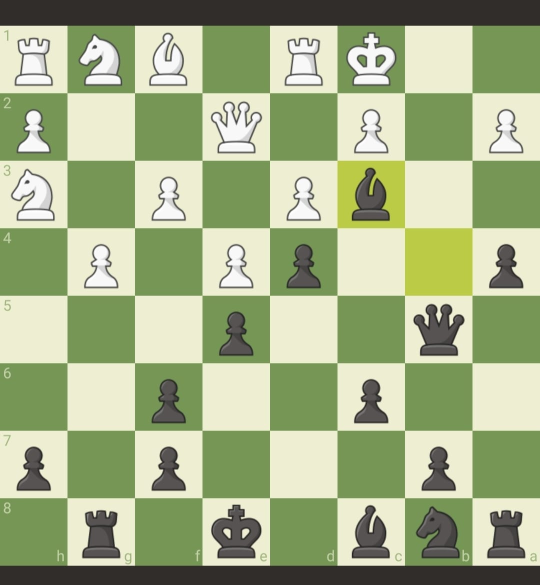
#> input picture image/chess_img.jpg, 1080 x 1170 px (shown at 1/2 size); its folder holds only this picture in this run
$ python -i board_selection.py   (imports and definitions only)
#> lines starting #> are read from the running program, lines starting #| are printed output that depends on the picture; after the words box and inside, x2 and y2 are one past the last pixel; in counts of white or black regions, pixels touching at a corner belong together
#> further down, picture is the input picture: shape (1170, 1080, 3); mean B, G, R 134.7, 175.5, 162.5
### image2pgn/board.py
from __future__ import annotations

from pathlib import Path
from dataclasses import dataclass

import cv2
import numpy as np


BOARD_SIZE = 640
SQUARE_SIZE = BOARD_SIZE // 8


# [5 lines left out: function load_image, not called in this run]


@dataclass(frozen=True)
class BoardDetectionResult:
    image: np.ndarray
    details: dict


def warp_board(image: np.ndarray, output_size: int = BOARD_SIZE, *, detector: str = "legacy") -> np.ndarray:
    """Compatibility API; callers needing provenance use warp_board_result."""
    return warp_board_result(image, output_size, detector=detector).image


# [43 lines left out: function warp_board_result, not called in this run]


def _checker_template(width: int, height: int) -> np.ndarray:
    rows, cols = np.indices((height, width))
    return (((cols * 8 // width + rows * 8 // height) % 2) * 2 - 1).astype(np.float32)


# [7 lines left out: function _checker_template_fast, not called in this run]


def _best_checker_match(gray: np.ndarray, width: int, height: int, *, fast_template: bool = False):
    template = _checker_template_fast(width, height) if fast_template else _checker_template(width, height)
    scores = cv2.matchTemplate(gray, template, cv2.TM_CCOEFF_NORMED)
    low, high, low_at, high_at = cv2.minMaxLoc(scores)
    return (-low, low_at) if -low > high else (high, high_at)


def find_screenshot_board(image: np.ndarray) -> tuple[int, int, int, int] | None:
    """Find an axis-aligned 8x8 background pattern, not the biggest UI rectangle.

    Coarse normalized correlation is refined near its best location. Both board
    polarities are accepted. Low evidence retains the perspective-contour path.
    Small boards (< half screenshot width), severe perspective and occlusion
    remain outside this screenshot-specific detector's search range.
    """
    source_h, source_w = image.shape[:2]
#> source_h = 1170; source_w = 1080
    if min(source_h, source_w) < 32:
        return None
    scale = 160 / source_w
#> scale = 0.148
    gray = cv2.cvtColor(image, cv2.COLOR_BGR2GRAY)
    small = cv2.resize(gray, (160, max(1, round(source_h * scale))), interpolation=cv2.INTER_AREA).astype(np.float32)
    best_score, best = -1.0, None
    for width in range(80, 161, 2):
        for aspect in (0.92, 1.0, 1.04):
            height = round(width * aspect)
            if height > small.shape[0]:
                continue
            score, (x, y) = _best_checker_match(small, width, height)
            if score > best_score:
                best_score, best = score, (x, y, width, height)
#> this loop made 41 passes
#> pass 1, in _best_checker_match, `scores = cv2.matchTemplate(gray, template, cv2.TM_CCOEFF_NORMED)`:
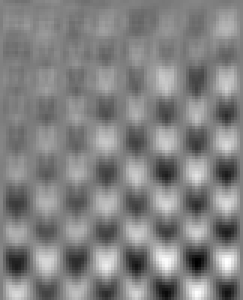
#> scores: shape (100, 81) float32 (shown 3 times larger); min -0.114, max 0.11, mean 7.14e-05; drawn with min black and max white
#> pass 1, in _best_checker_match (call 2), `template = _checker_template_fast(width, height) if fast_template else..`:
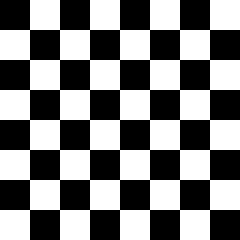
#> template: shape (80, 80) float32 (shown 3 times larger); values -1 (black) and 1 (white), 50% white; 1 white region, box (x1, y1, x2, y2) and area: (0, 0, 80, 80) 3200
#> after the loop, best = (0, 7, 160, 160); best_score = 0.746
    if best is None or best_score < 0.35:
        return None

    # Refine against a larger image, without a full-resolution global search.
    fine_scale = min(1.0, 640 / source_w)
#> fine_scale = 0.593
    fine = cv2.resize(gray, (round(source_w * fine_scale), round(source_h * fine_scale)), interpolation=cv2.INTER_AREA).astype(np.float32)
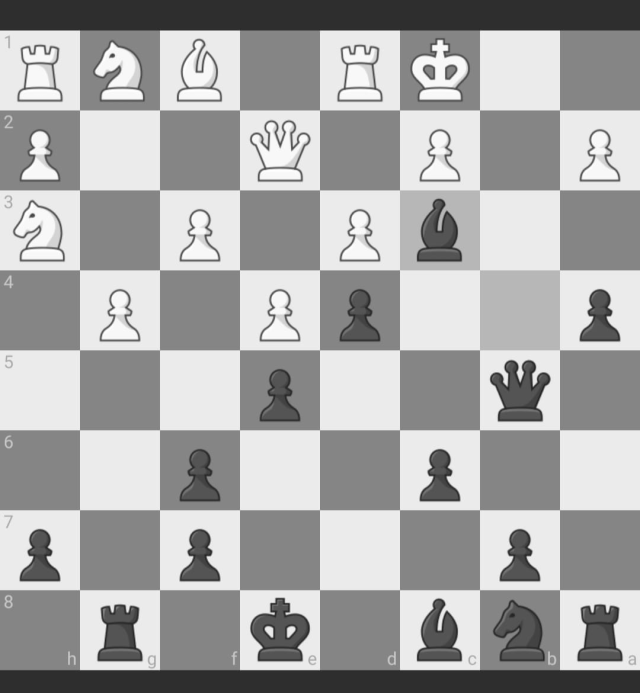
#> fine: shape (693, 640) float32; min 36, max 255, mean 167
    factor = fine_scale / scale
#> factor = 4
    x, y, width, height = [round(v * factor) for v in best]
#> x = 0; y = 28; width = 640; height = 640
    radius = max(3, round(2 * factor))
#> radius = 8
    left, top = max(0, x - radius), max(0, y - radius)
#> left = 0; top = 20
    right = min(fine.shape[1], x + width + radius)
#> right = 640
    bottom = min(fine.shape[0], y + height + radius)
#> bottom = 676
    roi = fine[top:bottom, left:right]
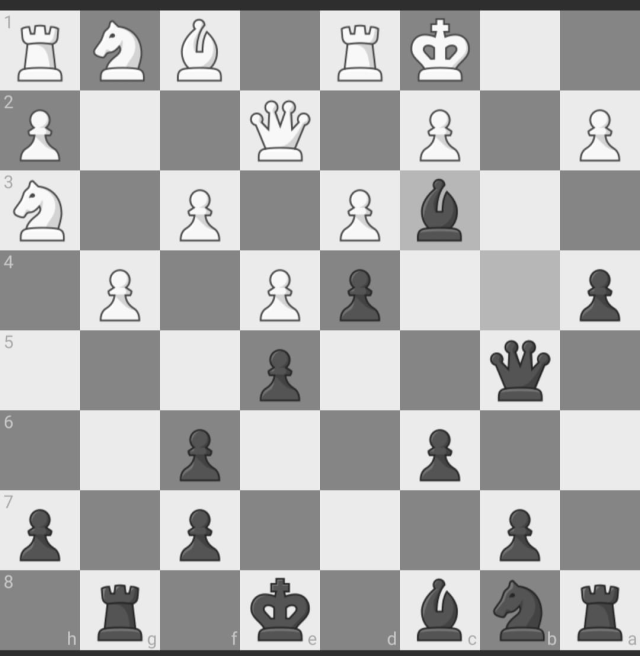
#> roi: shape (656, 640) float32; min 36, max 255, mean 173.9
    refined_score, refined = -1.0, (x, y, width, height)
#> refined_score = -1; refined = (0, 28, 640, 640)
    for w in range(max(16, width - radius), min(roi.shape[1], width + radius) + 1, 2):
        for h in range(max(16, height - radius), min(roi.shape[0], height + radius) + 1, 2):
            score, (dx, dy) = _best_checker_match(roi, w, h)
            if score > refined_score:
                refined_score, refined = score, (left + dx, top + dy, w, h)
#> this loop made 5 passes
#> pass 1, in _checker_template (call 126), `rows, cols = np.indices((height, width))`:
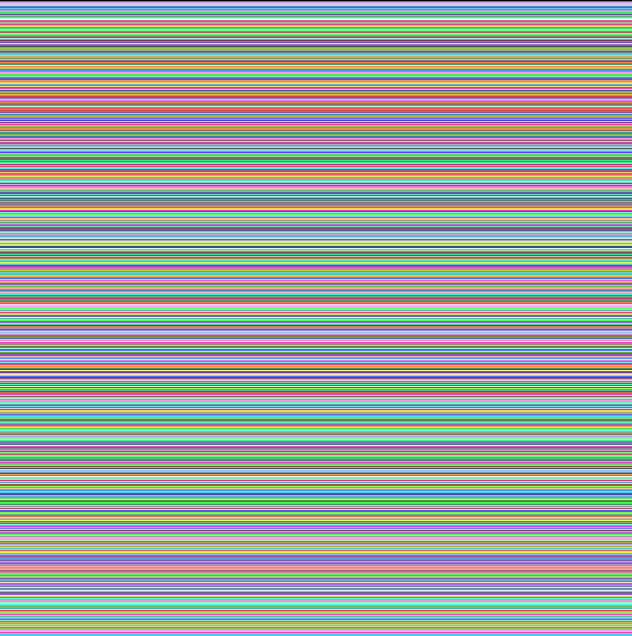
#> rows: shape (636, 632) int64; 636 distinct labels, from 0 to 635; one colour per label, 0 black
#> after the loop, refined = (0, 30, 640, 640); refined_score = 0.747
    x, y, width, height = [round(v / fine_scale) for v in refined]
#> y = 51; width = 1080; height = 1080
    return x, y, min(width, source_w - x), min(height, source_h - y)


def background_empty_squares(squares: list[list[np.ndarray]]) -> list[list[bool]]:
    """Conservative empty evidence from local corner color and board texture.

    A square is empty only if no substantial central component differs from its
    background. Shared corner residuals accommodate textured themes. This is a
    board-context postprocessor, not retraining or an estimate of piece type.
    """
    labs, backgrounds, residuals = [], [], []
    for row in squares:
        for square in row:
            square = cv2.resize(square, (80, 80), interpolation=cv2.INTER_AREA)
            lab = cv2.cvtColor(square, cv2.COLOR_BGR2LAB).astype(np.float32)
            corners = np.concatenate([lab[y:y + 10, x:x + 10].reshape(-1, 3) for y in (5, 65) for x in (5, 65)])
            color = np.median(corners, axis=0)
            labs.append(lab)
            backgrounds.append(color)
            residuals.append(corners - color)
    tolerance = np.maximum(np.quantile(np.abs(np.concatenate(residuals)), 0.90, axis=0) * 1.5, [16, 8, 8])
    empty = []
    for lab, color in zip(labs, backgrounds):
        foreground = (np.max(np.abs(lab - color) / tolerance, axis=2) > 1).astype(np.uint8)
        foreground[:12] = foreground[68:] = 0
        foreground[:, :12] = foreground[:, 68:] = 0
        _, _, stats, _ = cv2.connectedComponentsWithStats(foreground, 8)
        largest = max(stats[1:, cv2.CC_STAT_AREA], default=0)
        empty.append(bool(largest / (56 * 56) < 0.035))
    return [empty[r * 8:(r + 1) * 8] for r in range(8)]


# [30 lines left out: function colored_overlay_review, not called in this run]


def split_squares(board_image: np.ndarray) -> list[list[np.ndarray]]:
    height, width = board_image.shape[:2]
    square_h = height // 8
    square_w = width // 8
    return [
        [
            board_image[r * square_h : (r + 1) * square_h, c * square_w : (c + 1) * square_w]
            for c in range(8)
        ]
        for r in range(8)
    ]


# [57 lines left out: functions save_debug_board, _center_square_crop, _find_board_contour, _order_points, not called in this run]

### image2pgn/board_selection.py
"""Full-grid evidence and main-board selection for the opt-in grid-v2 path."""
from dataclasses import asdict
import cv2
import numpy as np
from .board_candidates import (BoardCandidate, find_board_candidates, find_corner_alternatives, find_corner_candidates,
                               bounds_iou, _refine, _distinct)

MIN_BAND_CONTRAST = .20


def grid_evidence(image, bounds):
    """Measure parity agreement, weakest outside row/column and seven-line spacing.

    Medians of four corner patches reduce central-piece interference. Thresholds
    are development heuristics, not calibrated probabilities or proof of a board.
    """
#> called with bounds = (0, 51, 1080, 1080)
    x,y,w,h = bounds
    crop = cv2.resize(image[y:y+h,x:x+w], (256,256), interpolation=cv2.INTER_AREA)
    lab = cv2.cvtColor(crop, cv2.COLOR_BGR2LAB).astype(np.float32)
    colors=[]
    for row in range(8):
        for col in range(8):
            tile=lab[row*32:(row+1)*32,col*32:(col+1)*32]
            samples=np.concatenate([tile[y:y+5,x:x+5].reshape(-1,3) for y in (3,24) for x in (3,24)])
            colors.append(np.median(samples,axis=0))
    colors=np.array(colors).reshape(8,8,3)
    parity=np.indices((8,8)).sum(axis=0)%2
    centers=np.array([np.median(colors[parity==i],axis=0) for i in (0,1)])
    contrast=float(np.linalg.norm(centers[0]-centers[1]))
    projection = (colors @ (centers[0] - centers[1])) / max(contrast * contrast, 1.)
    band_contrasts = [
        np.median(band[pattern == 0]) - np.median(band[pattern == 1])
        for values, patterns in ((projection, parity), (projection.T, parity.T))
        for band, pattern in zip(values, patterns)
    ]
    distances=np.linalg.norm(colors[:,:,None,:]-centers[None,None,:,:],axis=3)
    agreement=(distances.argmin(axis=2)==parity)
    parity_score=float(agreement.mean()) if contrast >= 6 else 0.0
    outer=float(min(agreement[0].mean(),agreement[-1].mean(),agreement[:,0].mean(),agreement[:,-1].mean())) if contrast >= 6 else 0.0
    # Long color changes accumulated across rows/columns, near the seven grid lines.
    gray=cv2.cvtColor(crop,cv2.COLOR_BGR2GRAY).astype(np.float32)
#> gray: shape (256, 256) float32
    line_scores=[]
    for axis in (0,1):
        response=np.mean(np.abs(np.diff(gray,axis=axis)),axis=1-axis)
        background=max(float(np.median(response)),1.0)
        line_scores.extend(float(response[k-3:k+3].max()) > background*1.5 for k in range(32,256,32))
    lines=float(np.mean(line_scores))
    valid=parity_score>=.78 and outer>=.625 and lines>=.5
    return {'parity':parity_score,'outer':outer,'lines':lines,'contrast':contrast,'valid':bool(valid),
            'weakest_band':float(min(band_contrasts))}


def _search_candidates(image, *, max_search_width=None):
    """Validate cheap coarse proposals before refining expensive local matches.

    A coarse full-grid pass normally identifies the one useful proposal.  If it
    identifies none, refine every proposal as before so borderline grids keep the
    original recovery path.
    """
    coarse=find_board_candidates(image,max_candidates=5,max_search_width=max_search_width,search_step=8,refine=False)
    coarse_scored=[dict(asdict(c),evidence=grid_evidence(image,c.bounds)) for c in coarse]
    promising=[c for c in coarse_scored if c['score']>=.30 and c['evidence']['valid']]
    if promising:
        return coarse_scored
    to_refine=coarse_scored
    gray=cv2.cvtColor(image,cv2.COLOR_BGR2GRAY)
    refined=[_refine(gray,BoardCandidate(tuple(c['bounds']),c['score'])) for c in to_refine]
    refined=_distinct(refined,5)
    refined_scored=[dict(asdict(c),evidence=grid_evidence(image,c.bounds)) for c in refined]
    return refined_scored


def _complete(evidence):
    return evidence['valid'] and evidence['weakest_band'] >= MIN_BAND_CONTRAST


def _has_piece_evidence(image, bounds):
    from .board import background_empty_squares, split_squares

    x, y, width, height = bounds
    board = cv2.resize(image[y:y+height, x:x+width], (640, 640), interpolation=cv2.INTER_AREA)
    return not all(all(row) for row in background_empty_squares(split_squares(board)))
#> the loop in background_empty_squares, `for row in squares:` made 8 passes
#> after the loop in background_empty_squares, `for row in squares:`:
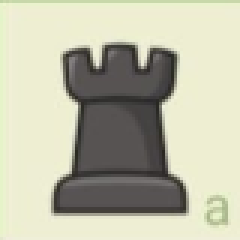
#> square: shape (80, 80, 3) (shown 3 times larger); mean of channels 0, 1, 2 167.8, 188.3, 188.6; drawn as B, G, R
#> the loop in background_empty_squares, `for lab, color in zip(labs, backgrounds):` made 64 passes
#> color on passes 1 to 12: [238, 123, 142], [149, 105, 159], [238, 123, 142], [149, 105, 159], [238, 123, 142], [149, 105, 159], [238, 123, 142], [149, 105, 159], [149, 105, 159], [238, 123, 142], [149, 105, 159], [238, 123, 142]
#> after the loop in background_empty_squares, `for lab, color in zip(labs, backgrounds):`:
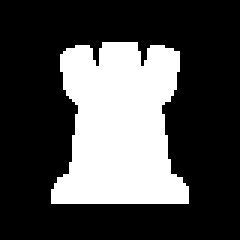
#> foreground: shape (80, 80) (shown 3 times larger); values 0 (black) and 1 (white), 29.5% white; 1 white region, box (x1, y1, x2, y2) and area: (17, 14, 63, 68) 1885


def _finish_selection(image, chosen, scored, alternatives, *, expanded, reason, ambiguous=False):
    bounds = chosen['bounds']
    selected_evidence = chosen['evidence']
    complete = _complete(selected_evidence)
    ambiguous = ambiguous or not complete
    options = []
    if not complete:
        reason = reason if reason == 'existing_grid_occluded_edge' else 'incomplete_grid'
    elif not _has_piece_evidence(image, bounds):
        recovered = []
        for candidate in find_corner_alternatives(image, bounds):
            candidate_evidence = grid_evidence(image, candidate.bounds)
            if _complete(candidate_evidence) and _has_piece_evidence(image, candidate.bounds):
                recovered.append(dict(asdict(candidate), evidence=candidate_evidence))
        if recovered:
            best = recovered[0]
            bounds, selected_evidence = best['bounds'], best['evidence']
            options.append(list(bounds))
            alternatives = [*recovered[1:], *alternatives]
            reason = 'recovered_populated_board'
        else:
            reason = 'empty_grid'
        scored = [*scored, *recovered]
        ambiguous = True
    elif ambiguous:
        options.append(list(bounds))

    if ambiguous:
        for other in alternatives:
            candidate = other['bounds']
            if (_complete(other['evidence']) and all(bounds_iou(candidate, option) < .5 for option in options)
                    and _has_piece_evidence(image, candidate)):
                options.append(list(candidate))
            if len(options) == 5:
                break
    return tuple(bounds), {
        'candidates': scored, 'expanded_search': expanded, 'requires_review': bool(ambiguous),
        'selected_evidence': selected_evidence, 'selection_reason': reason,
        'review_options': options, 'boundary_action': ('choose_board' if options else 'recapture') if ambiguous else None,
    }


def select_board(image):
    """Return original-coordinate bounds plus auditable selection/review metadata.

    Established grid geometry is preferred when validated. Repeated board patterns
    can otherwise create shifted candidates even when their parity looks strong.
    """
    # Preserve a stable legacy crop when independent full-grid evidence agrees.
    # One occluded border may still carry strong global evidence; flag it for review.
    from .board import find_screenshot_board
    existing = find_screenshot_board(image)
    if existing is not None:
        evidence = grid_evidence(image, existing)
        occluded = evidence['parity'] >= .90 and evidence['lines'] >= .85 and evidence['outer'] >= .5
        if evidence['valid'] or occluded:
            candidate = {'bounds':list(existing),'score':None,'source':'existing_grid','evidence':evidence}
            return _finish_selection(image, candidate, [candidate], [], expanded=False,
                                     reason='existing_grid_validated' if evidence['valid'] else 'existing_grid_occluded_edge')
    # The common path searches at most 640px, refining only five diverse proposals.
    scored=_search_candidates(image,max_search_width=640)
    valid=[c for c in scored if c['score']>=.30 and c['evidence']['valid']]
    expanded=False
    if not valid:
        expanded=True
        scored=_search_candidates(image)
        valid=[c for c in scored if c['score']>=.30 and c['evidence']['valid']]
    if not valid:
        # Piece-tolerant fallback: only complete grids found by tile-corner matching.
        corner=[dict(asdict(c),evidence=grid_evidence(image,c.bounds)) for c in find_corner_candidates(image)]
        scored=[*scored,*corner]
        complete=[c for c in corner if _complete(c['evidence'])]
        if complete:
            complete.sort(key=lambda c:(c['bounds'][2]*c['bounds'][3],c['score']),reverse=True)
            ambiguous=any(bounds_iou(complete[0]['bounds'],c['bounds'])<.5
                          and c['bounds'][2]*c['bounds'][3]>=.6*complete[0]['bounds'][2]*complete[0]['bounds'][3]
                          for c in complete[1:])
            return _finish_selection(image, complete[0], scored, complete[1:], expanded=expanded, ambiguous=ambiguous,
                                     reason='ambiguous_main_board' if ambiguous else 'corner_weighted_full_grid')
    if not valid:
        return None, {'candidates':scored,'expanded_search':expanded,'requires_review':True,
                      'selection_reason':'no_valid_full_grid','review_options':[],'boundary_action':'recapture'}
    # Area is a prior only after all candidates have passed full-grid evidence.
    valid.sort(key=lambda c:(c['bounds'][2]*c['bounds'][3],c['score']),reverse=True)
    chosen=valid[0]
    gray=cv2.cvtColor(image,cv2.COLOR_BGR2GRAY)
    refined=_refine(gray, BoardCandidate(tuple(chosen['bounds']),chosen['score']),resolution=320,padding=.06,step=2)
    refined_evidence=grid_evidence(image,refined.bounds)
    if refined_evidence['valid']:
        chosen=dict(asdict(refined),evidence=refined_evidence)
        # Weak-color themes have a flatter downscaled correlation surface. Pay
        # for the established 640px polish only there; strong-color boards use a
        # narrow 320px pass after the wider coarse correction.
        if refined_evidence['contrast'] < 50:
            precise=_refine(gray,refined,resolution=640,padding=.015,step=1)
            precise_evidence=grid_evidence(image,precise.bounds)
            if precise_evidence['valid']:
                chosen=dict(asdict(precise),evidence=precise_evidence)
        else:
            polished=_refine(gray,refined,resolution=320,padding=.01,step=1)
            polished_evidence=grid_evidence(image,polished.bounds)
            if polished_evidence['valid']:
                chosen=dict(asdict(polished),evidence=polished_evidence)
    ambiguous=any(_complete(c['evidence']) and bounds_iou(chosen['bounds'],c['bounds'])<.5
                  and c['bounds'][2]*c['bounds'][3]>=.6*chosen['bounds'][2]*chosen['bounds'][3] for c in valid[1:])
    return _finish_selection(image, chosen, scored, valid[1:], expanded=expanded, ambiguous=ambiguous,
                             reason='ambiguous_main_board' if ambiguous else 'largest_valid_full_grid')

>>> import cv2
>>> picture = cv2.imread('../image/chess_img.jpg')
>>> result = select_board(picture)
